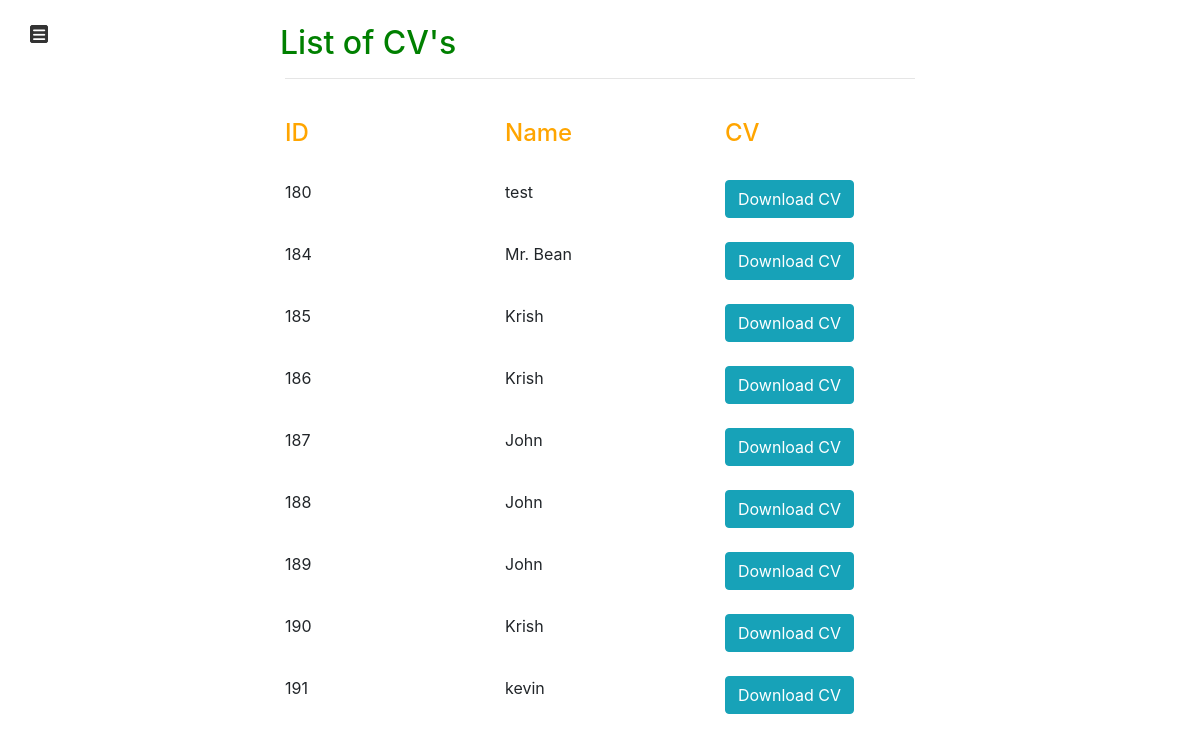
Before: /profiles_list with the older database file.
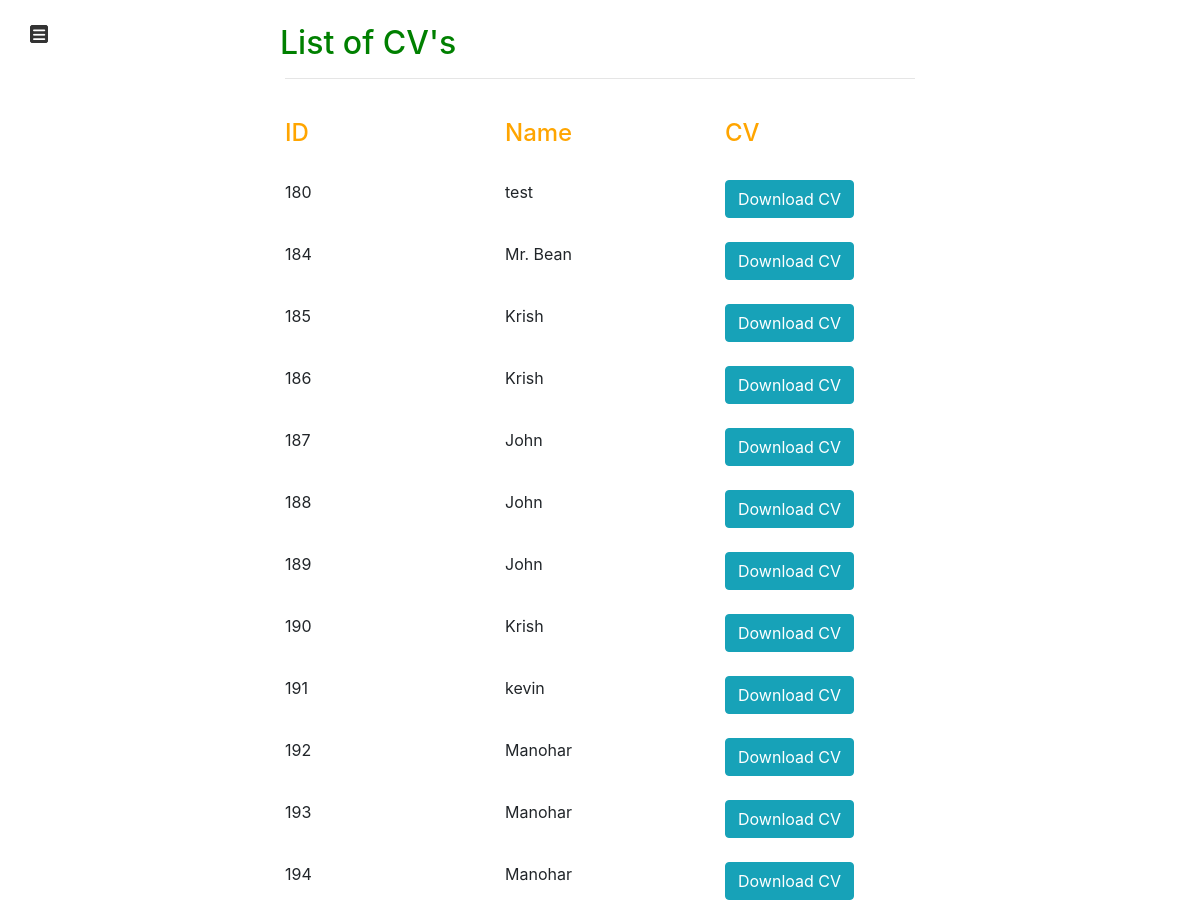
After: the same page with the newer database file.
### web_cv_generator_app/models.py (models this page shows)
class Profile(models.Model):
	print("I am in models.py-Profile")
	name = models.CharField(max_length=100, blank=False) # , default='anonymous', editable=True
	phone = models.CharField(max_length=100)
	email = models.CharField(max_length=100)
	your_place = models.CharField(max_length=200, null=True, blank=True)
	blog = models.CharField(max_length=200, null=True, blank=True)
	skills = models.TextField(max_length=200)
	summary = models.TextField(max_length=2000)
	languages = models.TextField(max_length=2000)
	hobbies = models.TextField(max_length=2000, null=True, blank=True)
	school_name = models.CharField(max_length=200, null=True, blank=True)
	school_board = models.CharField(max_length=200, null=True, blank=True)
	school_year = models.CharField(max_length=200, null=True, blank=True)
	degree_name = models.CharField(max_length=200, null=True, blank=True)
	degree_university = models.CharField(max_length=200, null=True, blank=True)
	degree_year = models.CharField(max_length=200, null=True, blank=True)
	experience1_role = models.CharField(max_length=200, default='')
	experience1_company = models.CharField(max_length=200, default='')
	experience1_year = models.CharField(max_length=200, default='')
	experience1_summary = models.TextField(max_length=2000, default='')
	experience2_role = models.CharField(max_length=200, null=True, blank=True)
	experience2_company = models.CharField(max_length=200, null=True, blank=True)
	experience2_year = models.CharField(max_length=200, null=True, blank=True)
	experience2_summary = models.TextField(max_length=2000, null=True, blank=True)
	experience3_role = models.CharField(max_length=200, null=True, blank=True)
	experience3_company = models.CharField(max_length=200, null=True, blank=True)
	experience3_year = models.CharField(max_length=200, null=True, blank=True)
	experience3_summary = models.TextField(max_length=2000, null=True, blank=True)
	experience4_role = models.CharField(max_length=200, null=True, blank=True)
	experience4_company = models.CharField(max_length=200, null=True, blank=True)
	experience4_year = models.CharField(max_length=200, null=True, blank=True)
	experience4_summary = models.TextField(max_length=2000, null=True, blank=True)
	"""
	# once you've written the above Text fields then to create a table in db execute following commands
	python manage.py makemigrations
	python manage.py migrate

	Now Check if this table is actually created in the backend. To login and check in "http://127.0.0.1:8000/admin"
	# create a super user

	# So in order to create the super user you simply type in Python

	python manage.py createsuperuser

	Now check in http://127.0.0.1:8000/admin

	# Now as you can see there's no model here because we are yet to register that model in the admin.py file as below
	from .models import Profile
	admin.site.register(Profile)
	"""

### web_cv_generator_app/views.py (the view)
# urls.py: path('profiles_list',views.profiles_list, name="profiles_list"),
def profiles_list(request):
	print("I am in views.py-profiles_list")
	profiles = Profile.objects.all()
	return render(request, 'profiles_list.html', {'profiles': profiles})

### my_dashboard_app/templates/profiles_list.html (shortened to what this page needs)
{% extends 'base.html' %}
{% load static %}
{% block content %}
<link rel="stylesheet" href="https://maxcdn.bootstrapcdn.com/bootstrap/4.0.0/css/bootstrap.min.css">
<link rel="stylesheet" href="{% static 'web_cv_generator_app/css/profiles_list.css' %}">
<div class="container">
	<div class=row-m-5>
		<div class="col-md-12">
			<h2 class="heading">List of CV's</h2>
		</div>
	</div>
	<hr>
	<br>
	<div class="row" id="row-names">
		<div class=col-md-4>
			<h4>ID</h4>
		</div>
		<div class=col-md-4>
			<h4>Name</h4>
		</div>
		<div class=col-md-4>
			<h4>CV</h4>
		</div>
	</div>
	<br>
	{% for profile in profiles %}
	<div class="row">
		<div class=col-md-4>
			{{ profile.id }}
		</div>
		<div class=col-md-4>
		{{ profile.name }}
		</div>
		<div class=col-md-4>
			<a href="/{{profile.id}}" class="btn btn-info">Download CV</a>
		</div>
	</div>
	<br>
	{% endfor %}
</div>
{% endblock %}

Changed rows visible on the page:
added Profile: id "192", name "Manohar"
added Profile: id "193", name "Manohar"
added Profile: id "194", name "Manohar"
